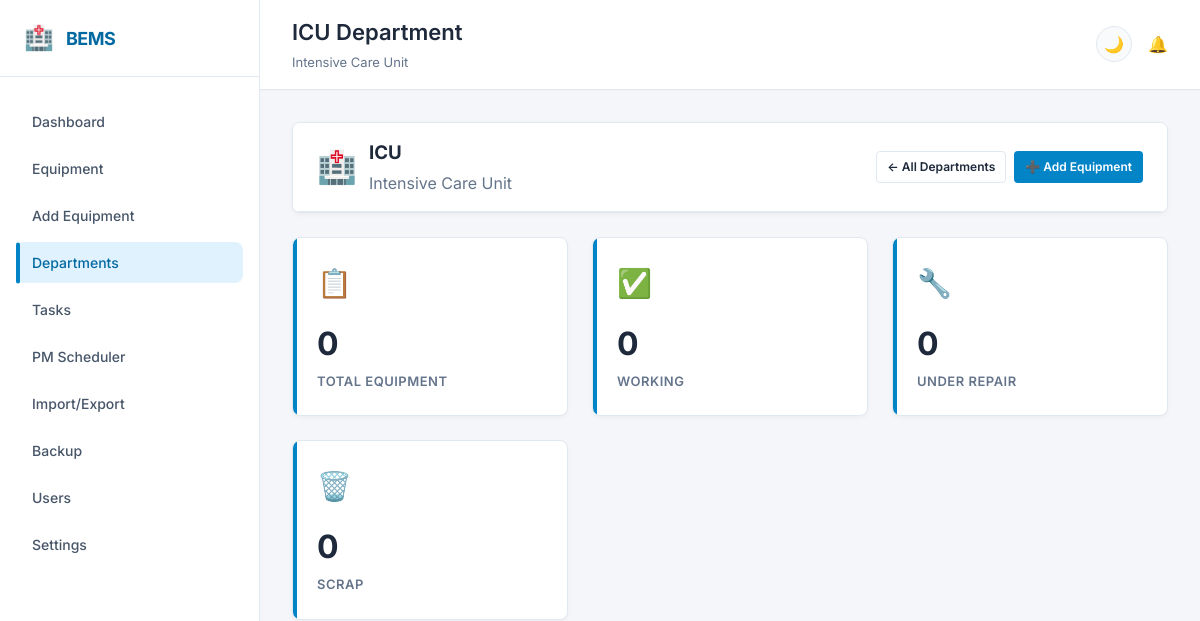
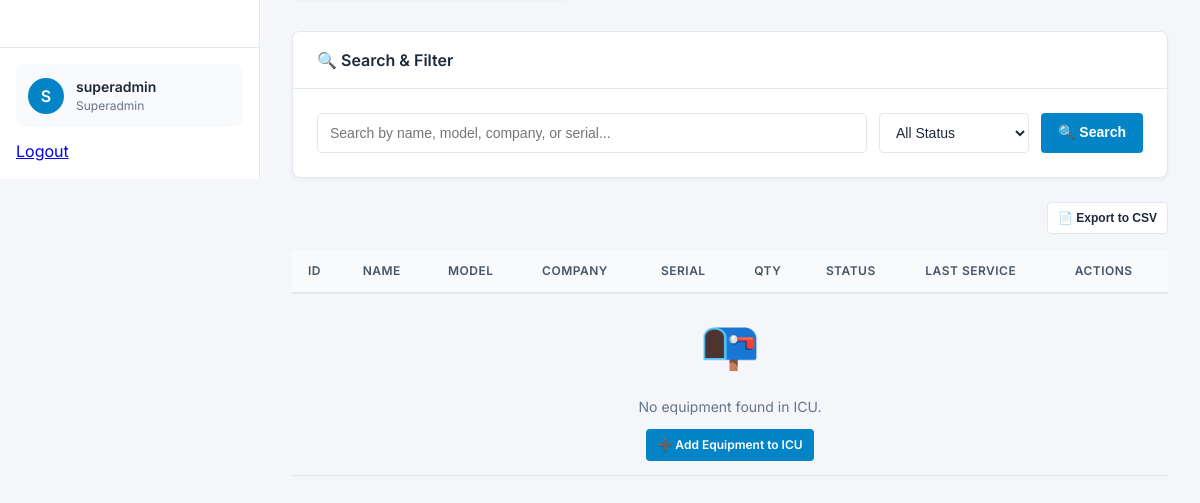
Before: /departments/1/equipment (signed in) with the older database file (2 pictures, top to bottom).
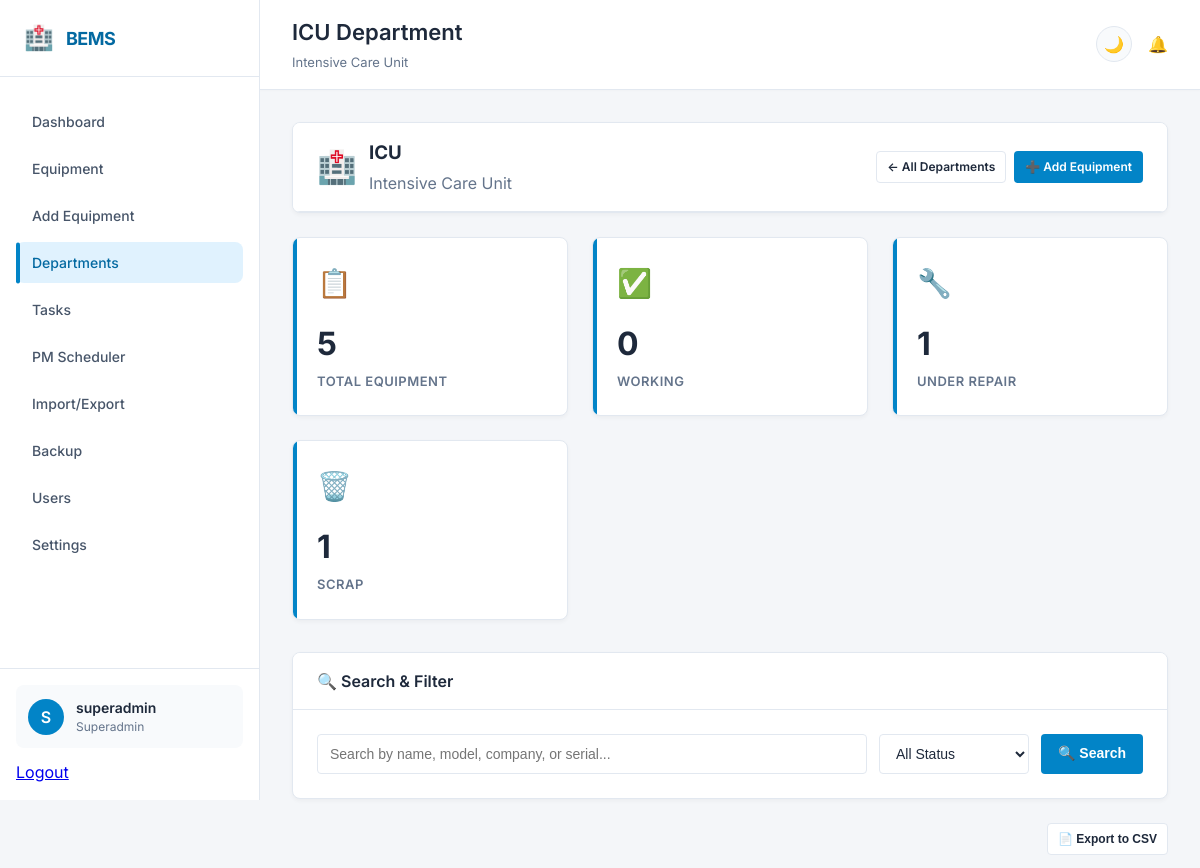
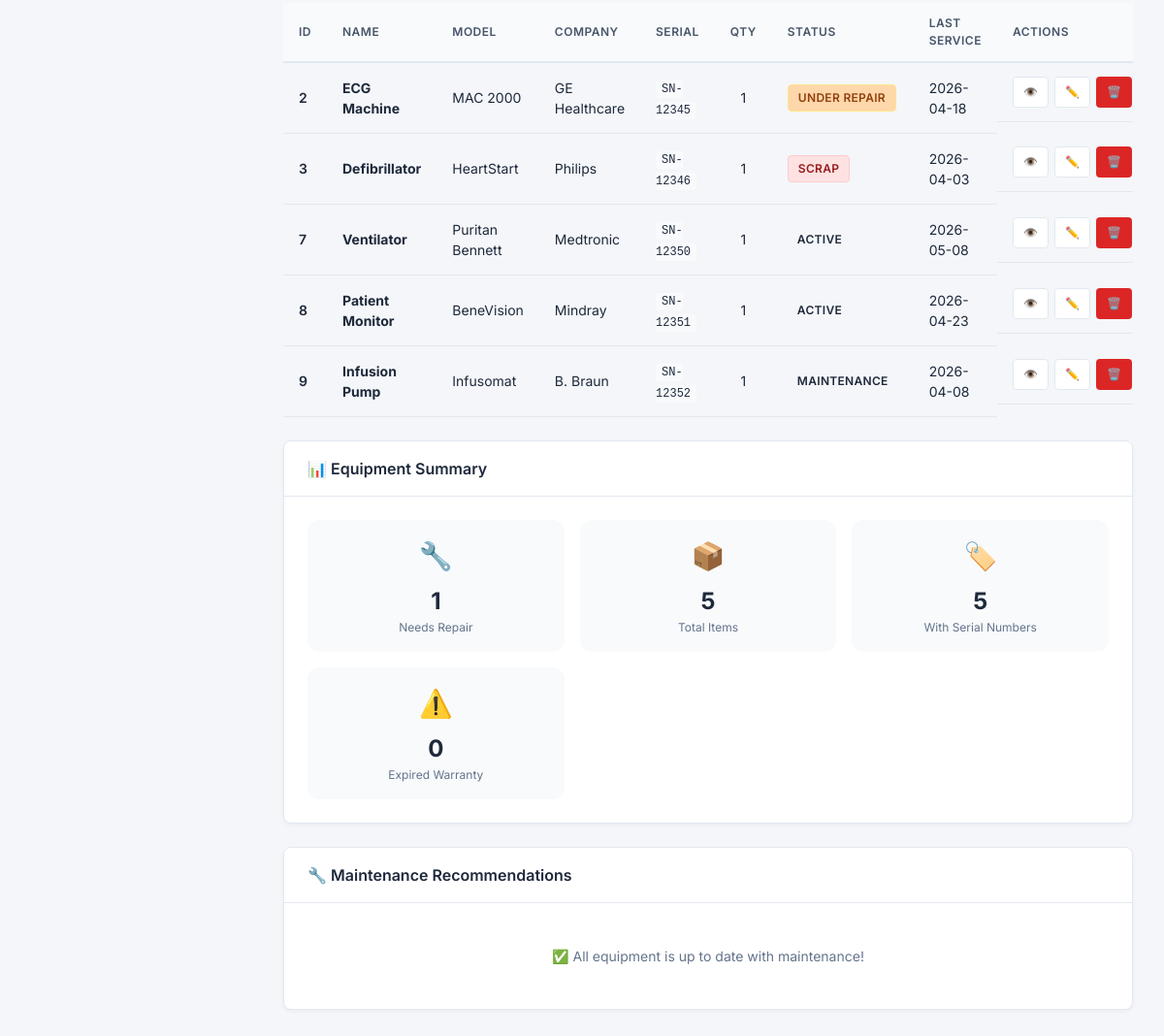
After: the same page with the newer database file (2 pictures, top to bottom).
### app.py (models this page shows)
class Department(db.Model):
    id = db.Column(db.Integer, primary_key=True)
    name = db.Column(db.String(100), unique=True, nullable=False)
    description = db.Column(db.String(200))
    created_at = db.Column(db.String(50), default=lambda: datetime.now().strftime('%Y-%m-%d %H:%M:%S'))
    equipments = db.relationship('Equipment', backref='department_obj', lazy=True)

class Equipment(db.Model):
    id = db.Column(db.Integer, primary_key=True)
    name = db.Column(db.String(100))
    model_no = db.Column(db.String(100))
    company = db.Column(db.String(100))
    serial_no = db.Column(db.String(100))
    quantity = db.Column(db.Integer, default=1)
    department_id = db.Column(db.Integer, db.ForeignKey('department.id'))
    department_name = db.Column(db.String(100))
    status = db.Column(db.String(50))
    install_date = db.Column(db.String(50))
    warranty_date = db.Column(db.String(50))
    last_service = db.Column(db.String(50))
    created_at = db.Column(db.String(50), default=lambda: datetime.now().strftime('%Y-%m-%d %H:%M:%S'))

### app.py (the view, shortened to what this page needs)
@app.route('/departments/<int:id>/equipment')
@login_required
def department_equipment(id):
    department = Department.query.get(id)
    search = request.args.get('search', '')
    status_filter = request.args.get('status', '')
    query = Equipment.query.filter_by(department_id=id)
    if status_filter:
        query = query.filter_by(status=status_filter)
    equipments = query.all()
    today = datetime.now().strftime('%Y-%m-%d')
    return render_template('department_equipment.html',
                         department=department,
                         equipments=equipments,
                         search=search,
                         status_filter=status_filter,
                         today=today)

### templates/department_equipment.html (shortened to what this page needs)
{% extends "base.html" %}
{% block page_title %}{{ department.name }} Department{% endblock %}
{% block page_description %}{{ department.description or 'View and manage equipment in this department' }}{% endblock %}
{% block content %}
<div class="card" style="margin-bottom: 24px;">
    <div class="card-header">
        <div style="display: flex; align-items: center; gap: 12px;">
            <span style="font-size: 32px;">🏥</span>
            <div>
                <h3 style="margin: 0;">{{ department.name }}</h3>
                {% if department.description %}
                    <p style="color: var(--text-muted); margin: 4px 0 0 0;">{{ department.description }}</p>
                {% endif %}
            </div>
        </div>
        <div style="display: flex; gap: 8px;">
            <a href="/departments" class="btn btn-secondary btn-sm">
                ← All Departments
            </a>
            {% if session.get('role') in ['admin', 'superadmin'] %}
                <a href="/add?department_id={{ department.id }}" class="btn btn-primary btn-sm">
                    ➕ Add Equipment
                </a>
            {% endif %}
        </div>
    </div>
</div>
<div class="stats-grid">
    <div class="stat-card" onclick="window.location='?status=all'">
        <div class="stat-icon">📋</div>
        <div class="stat-number">{{ equipments|length }}</div>
        <div class="stat-label">Total Equipment</div>
    </div>
    <div class="stat-card" onclick="window.location='?status=Working'">
        <div class="stat-icon">✅</div>
        <div class="stat-number">{{ equipments|selectattr('status', 'equalto', 'Working')|list|length }}</div>
        <div class="stat-label">Working</div>
    </div>
    <div class="stat-card" onclick="window.location='?status=Under Repair'">
        <div class="stat-icon">🔧</div>
        <div class="stat-number">{{ equipments|selectattr('status', 'equalto', 'Under Repair')|list|length }}</div>
        <div class="stat-label">Under Repair</div>
    </div>
    <div class="stat-card" onclick="window.location='?status=Scrap'">
        <div class="stat-icon">🗑️</div>
        <div class="stat-number">{{ equipments|selectattr('status', 'equalto', 'Scrap')|list|length }}</div>
        <div class="stat-label">Scrap</div>
    </div>
</div>
<div class="card" style="margin-bottom: 24px;">
    <div class="card-header">
        <h3 class="card-title">🔍 Search & Filter</h3>
    </div>
    <div class="card-body">
        <form method="GET" action="/departments/{{ department.id }}/equipment" id="filterForm">
            <div style="display: flex; gap: 12px; flex-wrap: wrap;">
                <input type="text" name="search" class="form-control"
                       placeholder="Search by name, model, company, or serial..."
                       value="{{ search }}" style="flex: 2;">
                <select name="status" class="form-control" style="width: 150px;">
                    <option value="">All Status</option>
                </select>
                <button type="submit" class="btn btn-primary">🔍 Search</button>
            </div>
        </form>
    </div>
</div>
<div style="display: flex; justify-content: flex-end; margin-bottom: 16px;">
    <button onclick="exportDepartment()" class="btn btn-secondary btn-sm">
        📄 Export to CSV
    </button>
</div>
<div class="table-container">
    <table class="data-table">
        <thead>
            <tr>
                <th>ID</th>
                <th>Name</th>
                <th>Model</th>
                <th>Company</th>
                <th>Serial</th>
                <th>Qty</th>
                <th>Status</th>
                <th>Last Service</th>
                <th>Actions</th>
            </thead>
        <tbody>
            {% for eq in equipments %}
            <tr class="clickable-row" data-href="/equipment/{{ eq.id }}">
                <td style="font-weight: 600;">{{ eq.id }}</td>
                <td>
                    <strong>{{ eq.name }}</strong>
                </td>
                <td>{{ eq.model_no or '-' }}</td>
                <td>{{ eq.company or '-' }}</td>
                <td>
                    {% if eq.serial_no %}
                        <code style="background: var(--bg-tertiary); padding: 2px 6px; border-radius: 4px; font-size: 12px;">{{ eq.serial_no }}</code>
                    {% else %}
                        -
                    {% endif %}
                </td>
                <td style="text-align: center;">
                    {% if eq.quantity and eq.quantity > 1 %}
                        <span class="badge" style="background: var(--primary-light); color: var(--primary);">{{ eq.quantity }}</span>
                    {% else %}
                        1
                    {% endif %}
                </td>
                <td>
                    <span class="badge badge-{{ eq.status.lower().replace(' ', '-') }}">
                        {{ eq.status }}
                    </span>
                </td>
                <td>{{ eq.last_service or '-' }}</td>
                <td style="display: flex; gap: 6px;">
                    <a href="/equipment/{{ eq.id }}" class="btn btn-sm btn-secondary" title="View Details">👁️</a>
                    {% if session.get('role') in ['admin', 'superadmin'] %}
                        <a href="/edit/{{ eq.id }}" class="btn btn-sm btn-secondary" title="Edit">✏️</a>
                        <a href="/equipment/{{ eq.id }}/delete" class="btn btn-sm btn-danger"
                           onclick="return confirmDelete('{{ eq.name }}', {{ eq.id }})"
                           title="Delete">🗑️</a>
                    {% endif %}
                </td>
            </tr>
            {% else %}
            <tr>
                <td colspan="9" class="empty-state">
                    <div class="empty-state-icon">📭</div>
                    <p>No equipment found in {{ department.name }}.</p>
                    {% if session.get('role') in ['admin', 'superadmin'] %}
                        <a href="/add?department_id={{ department.id }}" class="btn btn-primary btn-sm" style="margin-top: 12px;">
                            ➕ Add Equipment to {{ department.name }}
                        </a>
                    {% endif %}
                </td>
            </tr>
            {% endfor %}
        </tbody>
    </table>
</div>
{% if equipments %}
<div class="card" style="margin-top: 24px;">
    <div class="card-header">
        <h3 class="card-title">📊 Equipment Summary</h3>
    </div>
    <div class="card-body">
        <div style="display: grid; grid-template-columns: repeat(auto-fit, minmax(200px, 1fr)); gap: 16px;">
            <div style="text-align: center; padding: 16px; background: var(--bg-tertiary); border-radius: 12px;">
                <div style="font-size: 28px; margin-bottom: 8px;">🔧</div>
                <div style="font-size: 24px; font-weight: bold;">
                    {{ equipments|selectattr('status', 'equalto', 'Under Repair')|list|length }}
                </div>
                <div style="font-size: 12px; color: var(--text-muted);">Needs Repair</div>
            </div>
            <div style="text-align: center; padding: 16px; background: var(--bg-tertiary); border-radius: 12px;">
                <div style="font-size: 28px; margin-bottom: 8px;">📦</div>
                <div style="font-size: 24px; font-weight: bold;">
                    {% set total_quantity = namespace(value=0) %}
                    {% for eq in equipments %}
                        {% set total_quantity.value = total_quantity.value + (eq.quantity or 1) %}
                    {% endfor %}
                    {{ total_quantity.value }}
                </div>
                <div style="font-size: 12px; color: var(--text-muted);">Total Items</div>
            </div>
            <div style="text-align: center; padding: 16px; background: var(--bg-tertiary); border-radius: 12px;">
                <div style="font-size: 28px; margin-bottom: 8px;">🏷️</div>
                <div style="font-size: 24px; font-weight: bold;">
                    {{ equipments|selectattr('serial_no')|list|length }}
                </div>
                <div style="font-size: 12px; color: var(--text-muted);">With Serial Numbers</div>
            </div>
            <div style="text-align: center; padding: 16px; background: var(--bg-tertiary); border-radius: 12px;">
                <div style="font-size: 28px; margin-bottom: 8px;">⚠️</div>
                <div style="font-size: 24px; font-weight: bold;">
                    {% set expired = namespace(value=0) %}
                    {% for eq in equipments %}
                        {% if eq.warranty_date and eq.warranty_date < today %}
                            {% set expired.value = expired.value + 1 %}
                        {% endif %}
                    {% endfor %}
                    {{ expired.value }}
                </div>
                <div style="font-size: 12px; color: var(--text-muted);">Expired Warranty</div>
            </div>
        </div>
    </div>
</div>
<div class="card" style="margin-top: 24px;">
    <div class="card-header">
        <h3 class="card-title">🔧 Maintenance Recommendations</h3>
    </div>
    <div class="card-body">
        {% set overdue_equipment = [] %}
        {% for eq in equipments %}
            {% if eq.last_service %}
                {% set last_date = eq.last_service %}
                {% set six_months_ago = (today|replace('-', '')|int - 180) %}
                {% set last_date_num = last_date|replace('-', '')|int %}
                {% if last_date_num < six_months_ago %}
                    {% set _ = overdue_equipment.append(eq) %}
                {% endif %}
            {% endif %}
        {% endfor %}
        {% if overdue_equipment %}
            <div class="alert alert-warning" style="margin-bottom: 16px;">
                <span>⚠️</span>
                <div style="flex: 1;">
                    <strong>{{ overdue_equipment|length }} equipment item(s) need maintenance soon!</strong>
                    <p style="margin-top: 4px; font-size: 13px;">These items haven't been serviced in over 6 months.</p>
                </div>
            </div>
            <div style="display: flex; flex-wrap: wrap; gap: 8px;">
                {% for eq in overdue_equipment[:5] %}
                    <a href="/equipment/{{ eq.id }}" class="btn btn-sm btn-secondary">
                        {{ eq.name }}
                    </a>
                {% endfor %}
                {% if overdue_equipment|length > 5 %}
                    <span class="btn btn-sm btn-secondary">+{{ overdue_equipment|length - 5 }} more</span>
                {% endif %}
            </div>
        {% else %}
            <div class="empty-state" style="padding: 20px;">
                <p>✅ All equipment is up to date with maintenance!</p>
            </div>
        {% endif %}
    </div>
</div>
{% endif %}
{% endblock %}

### templates/base.html (shortened to what this page needs)
<!DOCTYPE html>
<html lang="en" data-theme="light">
<head>
    <link rel="stylesheet" href="{{ url_for('static', filename='css/style.css') }}">
</head>
<body>
<aside class="sidebar" id="sidebar">
    <div class="sidebar-header">
        <div class="logo">
            <span class="logo-icon">🏥</span>
            <span class="logo-text">BEMS</span>
        </div>
    </div>
    <nav class="sidebar-nav">
        <a href="/" class="nav-item {% if request.endpoint == 'index' %}active{% endif %}">
            Dashboard
        </a>
        <a href="/equipment_list" class="nav-item {% if request.endpoint == 'equipment_list' %}active{% endif %}">
            Equipment
        </a>
        {% if session.get('role') in ['admin', 'superadmin'] %}
            <a href="/add" class="nav-item {% if request.endpoint == 'add_equipment' %}active{% endif %}">
                Add Equipment
            </a>
        {% endif %}
        <a href="/departments" class="nav-item {% if request.endpoint == 'departments' %}active{% endif %}">
            Departments
        </a>
        <a href="/tasks" class="nav-item {% if request.endpoint == 'tasks' %}active{% endif %}">
            Tasks
        </a>
        <a href="/pm" class="nav-item {% if request.endpoint == 'pm_scheduler' %}active{% endif %}">
            PM Scheduler
        </a>
        <a href="/import" class="nav-item {% if request.endpoint == 'import_data' %}active{% endif %}">
            Import/Export
        </a>
        {% if session.get('role') in ['admin', 'superadmin'] %}
            <a href="/backup/manage" class="nav-item {% if request.endpoint == 'manage_backups' %}active{% endif %}">
                Backup
            </a>
        {% endif %}
        {% if session.get('role') in ['admin', 'superadmin'] %}
            <a href="/users" class="nav-item {% if request.endpoint == 'user_management' %}active{% endif %}">
                Users
            </a>
        {% endif %}
        <a href="/settings" class="nav-item {% if request.endpoint == 'settings' %}active{% endif %}">
            Settings
        </a>
    </nav>
    <div class="sidebar-footer">
        <div class="user-info">
            <div class="user-avatar">{{ session['user'][0]|upper if session.get('user') else 'U' }}</div>
            <div class="user-details">
                <div class="user-name">{{ session.get('user', 'Guest') }}</div>
                <div class="user-role">{{ session.get('role', 'guest') }}</div>
            </div>
        </div>
        <a href="/logout" class="logout-btn">
            Logout
        </a>
    </div>
</aside>
<main class="main-content" id="mainContent">
    <div class="top-nav">
        <div class="top-nav-left">
            <div class="page-title">
                <h1>{% block page_title %}Dashboard{% endblock %}</h1>
                <p>{% block page_description %}Welcome to your Biomedical Equipment Management System{% endblock %}</p>
            </div>
        </div>
        <div class="top-nav-actions">
            <button class="theme-toggle" id="themeToggle" onclick="toggleTheme()">
            </button>
            {% if pending_notifications is defined and pending_notifications > 0 %}
            <div class="notification-badge" style="position: relative; cursor: pointer;" onclick="window.location='/tasks'">
                🔔
                <span style="position: absolute; top: -8px; right: -8px; background: var(--danger); color: white; border-radius: 50%; width: 18px; height: 18px; font-size: 10px; display: flex; align-items: center; justify-content: center;">
                    {{ pending_notifications }}
                </span>
            </div>
            {% else %}
            <div class="notification-badge" style="cursor: pointer;" onclick="window.location='/tasks'">
                🔔
            </div>
            {% endif %}
        </div>
    </div>
    <div class="content-area">
        {% block content %}{% endblock %}
    </div>
</main>
</body>
</html>

Changed rows visible on the page:
changed Department "ICU": name "ICU" → (not shown)
now on this page (row edited): Equipment: id "2", name "ECG Machine", model_no "MAC 2000", company "GE Healthcare", serial_no "SN-12345", quantity "1", status "UNDER REPAIR", last_service "2026-04-18"
added Equipment: id "3", name "Defibrillator", model_no "HeartStart", company "Philips", serial_no "SN-12346", quantity "1", status "SCRAP", last_service "2026-04-03"
added Equipment: id "7", name "Ventilator", model_no "Puritan Bennett", company "Medtronic", serial_no "SN-12350", quantity "1", status "ACTIVE", last_service "2026-05-08"
added Equipment: id "8", name "Patient Monitor", model_no "BeneVision", company "Mindray", serial_no "SN-12351", quantity "1", status "ACTIVE", last_service "2026-04-23"
added Equipment: id "9", name "Infusion Pump", model_no "Infusomat", company "B. Braun", serial_no "SN-12352", quantity "1", status "MAINTENANCE", last_service "2026-04-08"
Other visible differences:
{{ equipments|length }}: "0" → "5"
{{ equipments|selectattr('status', 'equalto', 'Under Repair')|list|length }}: "0" → "1"
{{ equipments|selectattr('status', 'equalto', 'Scrap')|list|length }}: "0" → "1"
{{ equipments|selectattr('status', 'equalto', 'Under Repair')|list|length }}: (not shown) → "1"
{{ total_quantity.value }}: (not shown) → "5"
{{ equipments|selectattr('serial_no')|list|length }}: (not shown) → "5"
{{ expired.value }}: (not shown) → "0"
text no longer shown: "📭 No equipment found in . ➕ Add Equipment to"
text now shown: "📊 Equipment Summary 🔧 Needs Repair 📦 Total Items 🏷️ With Serial Numbers ⚠️ Expired Warranty 🔧 Maintenance Recommendations ✅ All equipment is up to date with maintenance!"
